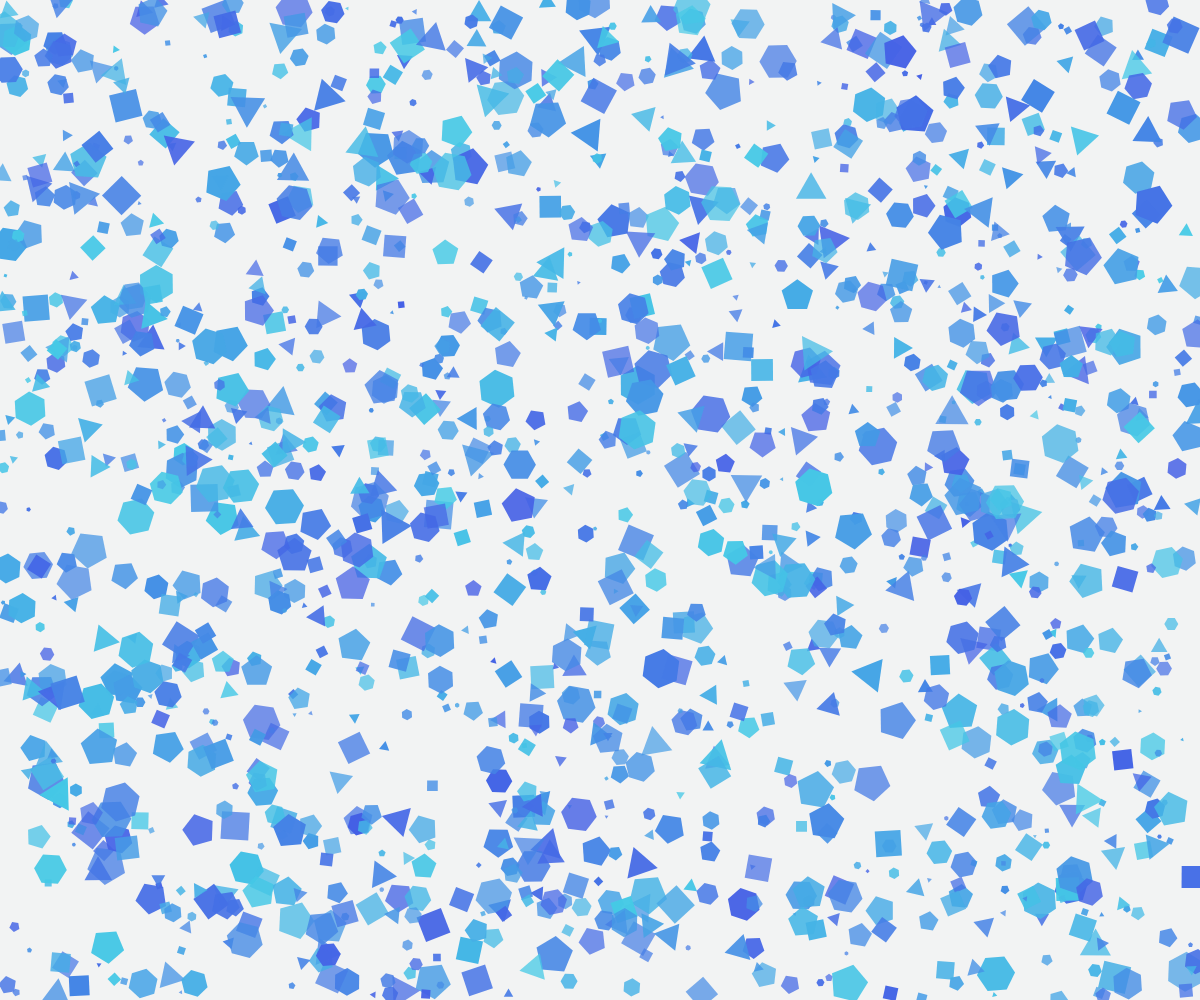
Frame 1 (no input)
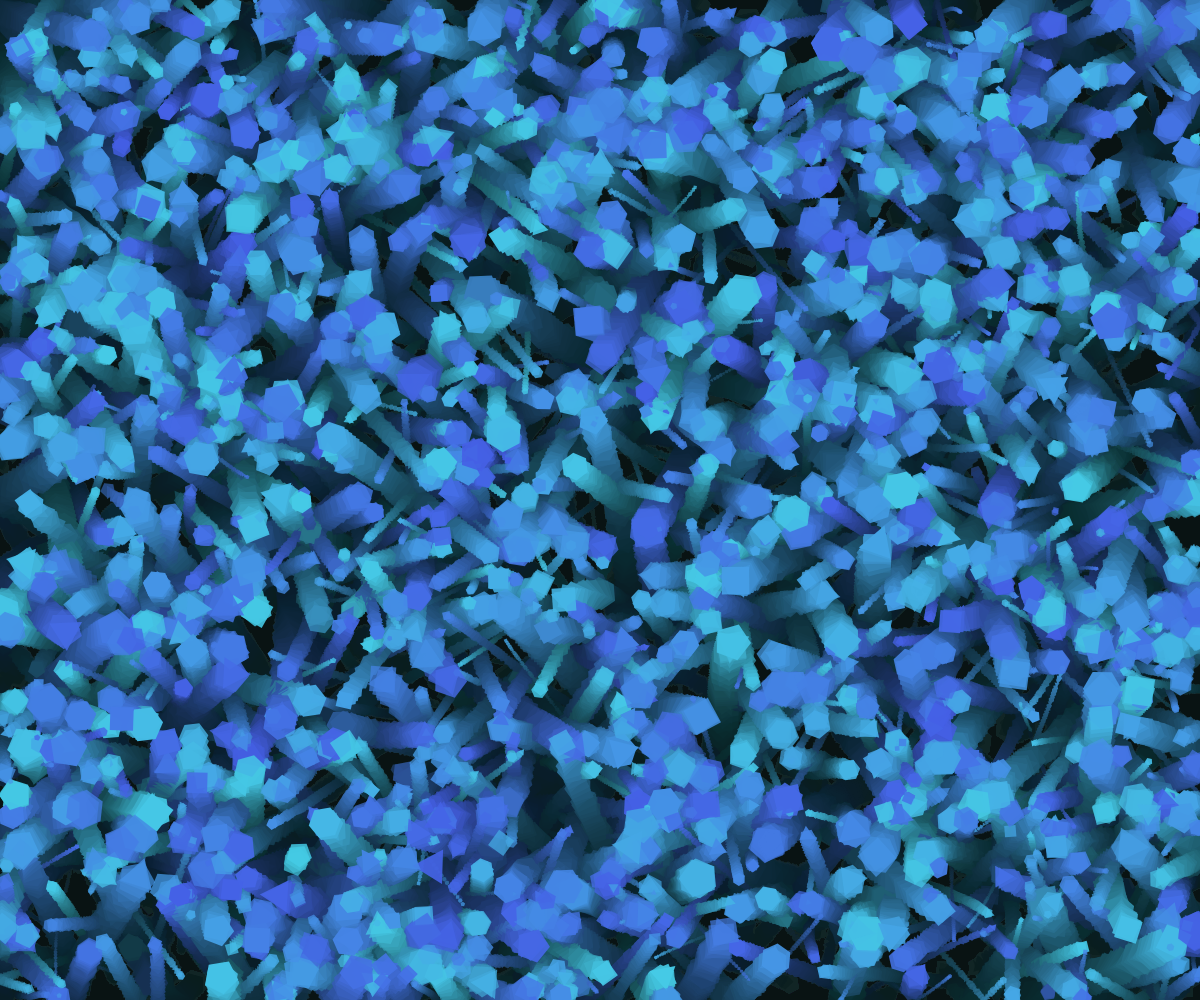
Frame 60 (no input)
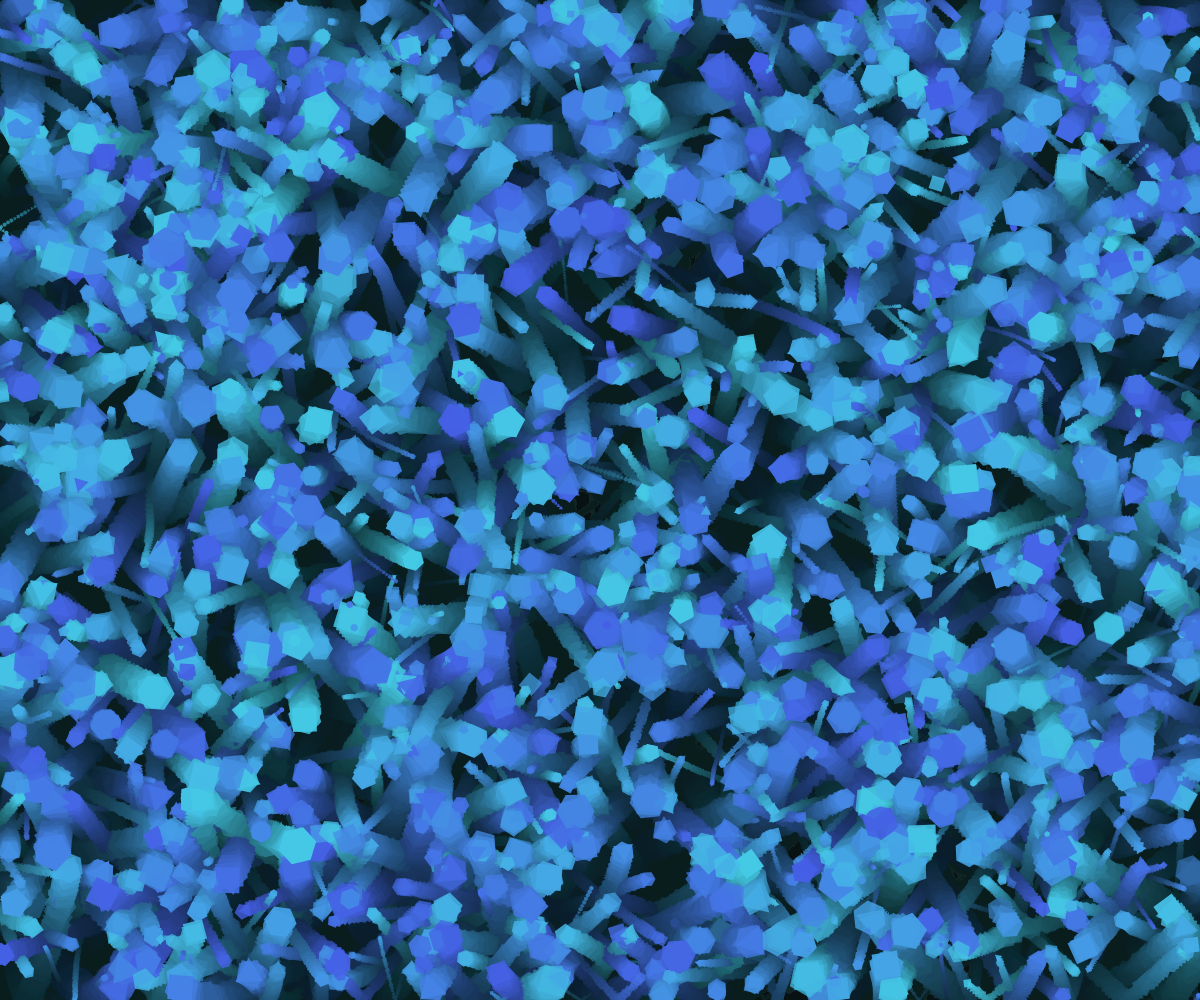
Frame 120 (the mouse pressed at the canvas centre since frame 60)

The p5.js sketch that drew these frames (run headless with seeded random() and noise() and a simulated clock; from frame 60 on, the mouse is pressed at the canvas centre):

// p5.js sketch
// ── sketch.js
let fragments = [];
const FRAGMENT_COUNT = 1500;
let time = 0;

function setup() {
  createCanvas(windowWidth, windowHeight);
  colorMode(HSB, 360, 100, 100, 1);
  noStroke();
  
  // Initialize fragments with varied sizes and properties
  for (let i = 0; i < FRAGMENT_COUNT; i++) {
    fragments.push({
      x: random(width),
      y: random(height),
      size: random(2, 20),
      speedX: random(-3, 3),
      speedY: random(-3, 3),
      angle: random(TWO_PI),
      rotation: random(-0.1, 0.1),
      hue: random(190, 230),
      opacity: random(0.7, 1),
      life: random(100)
    });
  }
}

function draw() {
  // Semi-transparent background for trail effect
  background(210, 50, 10, 0.05);
  
  time += 0.02;
  
  // Draw all fragments
  for (let i = 0; i < fragments.length; i++) {
    let f = fragments[i];
    
    // Update position with velocity
    f.x += f.speedX;
    f.y += f.speedY;
    
    // Apply rotation
    f.angle += f.rotation;
    
    // Boundary collision - bounce off edges
    if (f.x < 0 || f.x > width) {
      f.speedX *= -1;
      f.x = constrain(f.x, 0, width);
    }
    if (f.y < 0 || f.y > height) {
      f.speedY *= -1;
      f.y = constrain(f.y, 0, height);
    }
    
    // Add some chaotic movement
    f.speedX += random(-0.1, 0.1);
    f.speedY += random(-0.1, 0.1);
    
    // Limit speed to prevent extreme velocities
    f.speedX = constrain(f.speedX, -5, 5);
    f.speedY = constrain(f.speedY, -5, 5);
    
    // Fade out as life decreases
    f.life -= 0.2;
    if (f.life <= 0) {
      f.x = random(width);
      f.y = random(height);
      f.life = random(100);
      f.size = random(2, 20);
      f.speedX = random(-3, 3);
      f.speedY = random(-3, 3);
    }
    
    // Draw fragment as a sharp, cut-paper shape
    push();
    translate(f.x, f.y);
    rotate(f.angle);
    
    fill(f.hue, 70, 90, f.opacity);
    
    // Random polygonal shape for cut paper effect
    beginShape();
    let sides = floor(random(3, 7));
    for (let j = 0; j < sides; j++) {
      let angle = map(j, 0, sides, 0, TWO_PI);
      let px = cos(angle) * f.size;
      let py = sin(angle) * f.size;
      vertex(px, py);
    }
    endShape(CLOSE);
    
    pop();
  }
  
  // Occasionally add new fragments for dynamic effect
  if (frameCount % 20 === 0) {
    for (let i = 0; i < 5; i++) {
      fragments.push({
        x: random(width),
        y: random(height),
        size: random(2, 20),
        speedX: random(-3, 3),
        speedY: random(-3, 3),
        angle: random(TWO_PI),
        rotation: random(-0.1, 0.1),
        hue: random(190, 230),
        opacity: random(0.7, 1),
        life: random(100)
      });
    }
    // Keep array size stable
    if (fragments.length > FRAGMENT_COUNT + 5) {
      fragments.splice(0, 5);
    }
  }
}

function windowResized() {
  resizeCanvas(windowWidth, windowHeight);
}
